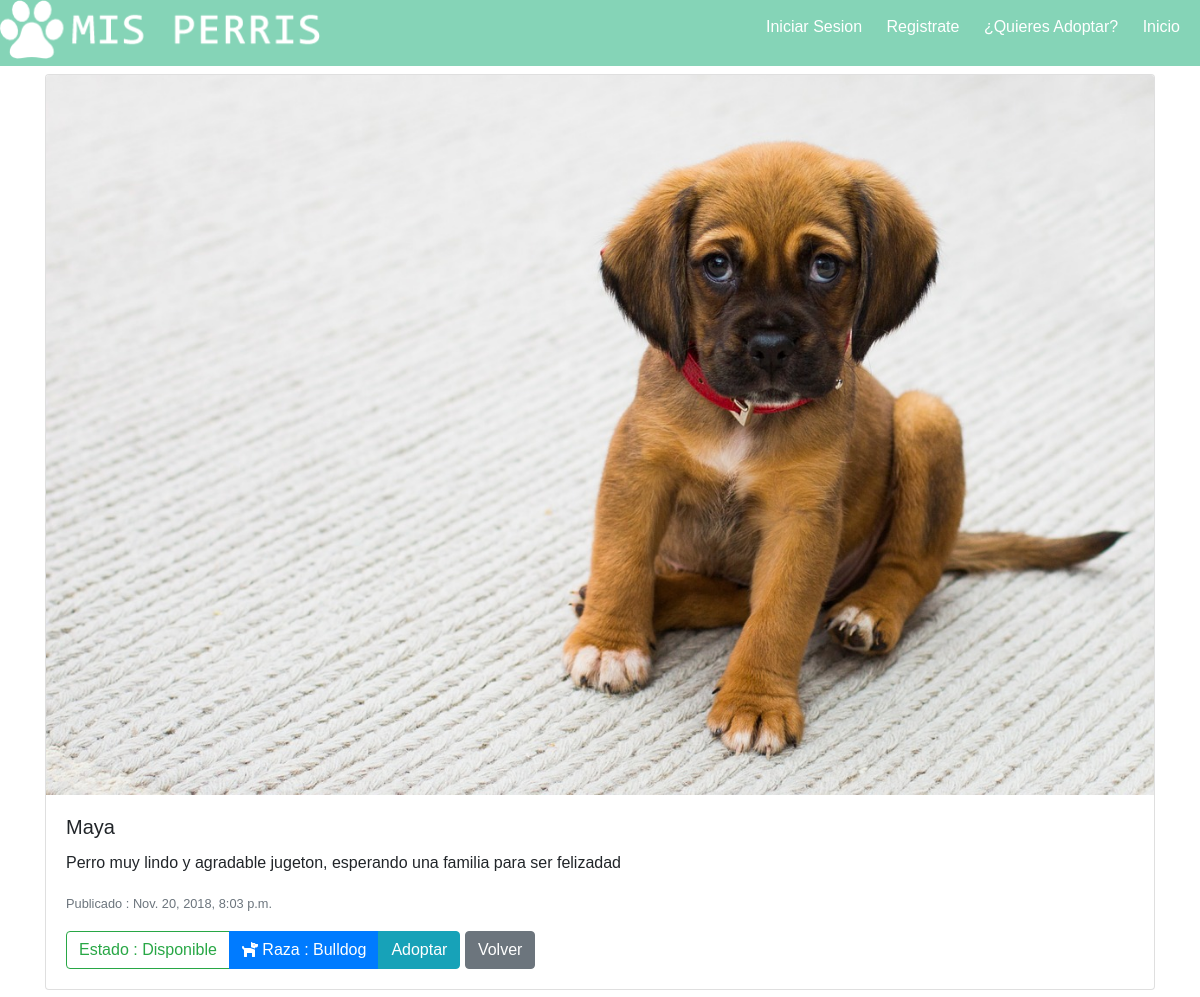
The app's page /perro/42/, older data.
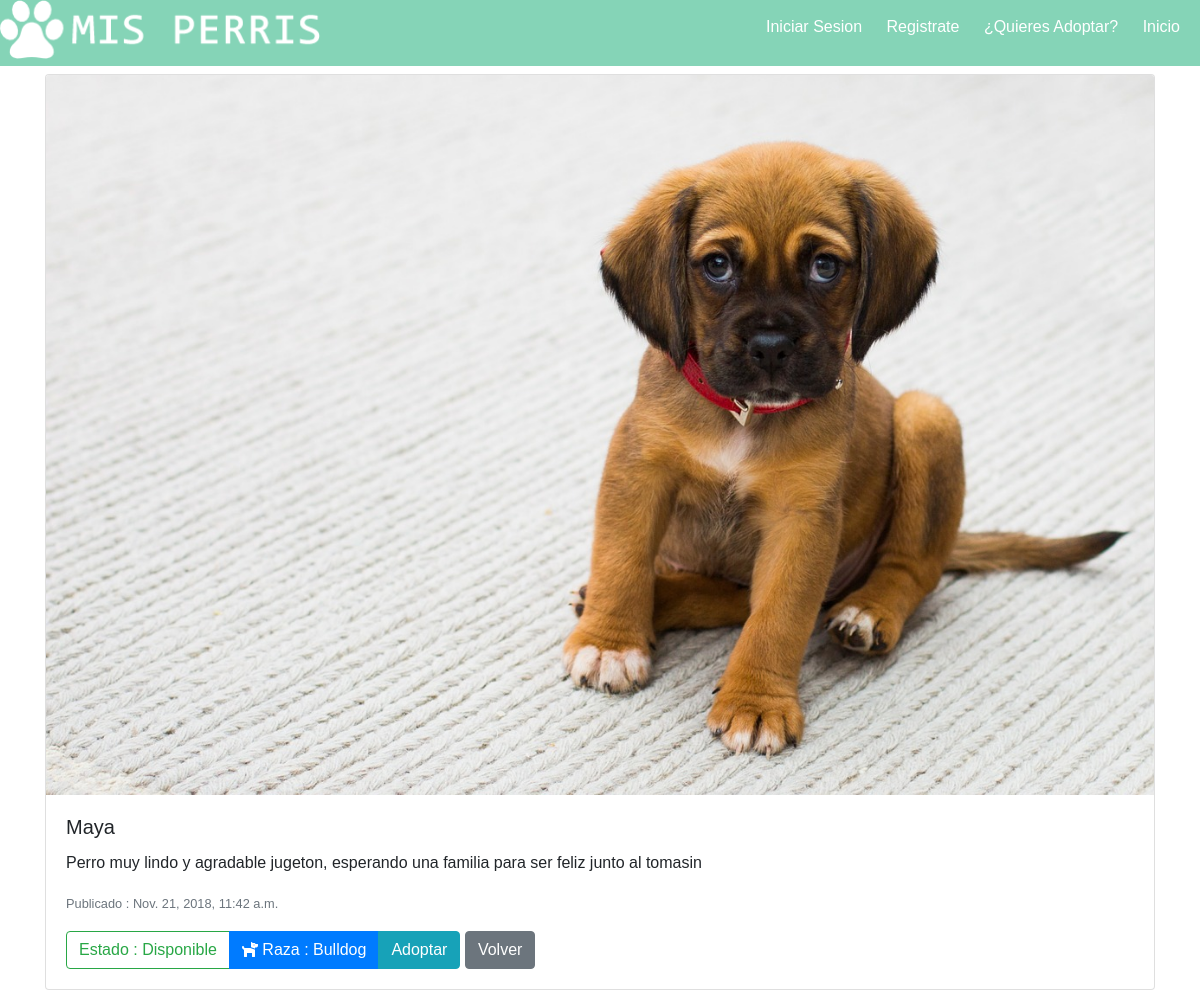
The same page, newer data.
### perris/models.py (models this page shows, shortened)
class Perros_Rescatados(models.Model):
    author = models.ForeignKey('auth.User', on_delete=models.CASCADE)
    estado= models.CharField(max_length=30, choices=ESTADOS, default='')
    fotografia_perro=models.FileField(blank=True, null=True)
    nombre_perro = models.CharField(max_length=200)
    raza_predominante = models.CharField(max_length=200)
    descripcion=models.TextField()
    published_date = models.DateTimeField(blank=True, null=True)
    class Meta:
        permissions = (
            ('adoptantes', _('Adoptantes')),
        )

### perris/views.py (the view)
# urls.py: url(r'^perro/(?P<pk>[0-9]+)/$', views.detallesperro,name='detail_post_perro'),
def detallesperro(request, pk):
    perros = get_object_or_404(Perros_Rescatados, pk=pk)
    return render(request, 'perris/detallesperro.html', {'perro': perros})

### perris/templates/perris/detallesperro.html (shortened to what this page needs)
{% load staticfiles %}
<!DOCTYPE html>
<html lang="en">
<head>
        <link href="https://use.fontawesome.com/releases/v5.0.7/css/all.css" rel="stylesheet">
    <link rel="stylesheet" href="{% static 'css/perris.css' %}">
    <link rel="stylesheet" href="{% static 'Fuentes/style.css' %}">
<link rel="stylesheet" href="https://stackpath.bootstrapcdn.com/bootstrap/4.1.3/css/bootstrap.min.css">
<link rel="stylesheet" type="text/css" href="{% static 'fonts/style.css' %}">
<link rel="stylesheet" href="https://cdnjs.cloudflare.com/ajax/libs/animate.css/3.7.0/animate.min.css">
<link href="//cdn.bootcss.com/bootstrap-datetimepicker/4.17.44/css/bootstrap-datetimepicker.min.css" rel="stylesheet">
<link rel="stylesheet" href="https://use.fontawesome.com/releases/v5.4.1/css/all.css"></head>
</head>
 <div class="contenido-cabecera">
                <div class="cabecera-logo">
                    <img src="{% static 'img/logo.png' %}" alt="logo">
                </div>
                <div class="cabecera-lista">
                    <ul class="lista">
                         {% if user.is_authenticated %}
                        <li><a href="{% url 'logout' %}">Cerrar Sesion ({{user.username}}) </a> </li>
                        {% else %}
                        <li><a href="{% url 'login' %}">Iniciar Sesion</a> </li>
                        <li><a href="{% url 'registrar' %}">Registrate</a> </li>
                        {% endif %}
                        <li><a href="{% url 'perros_disponibles' %}">¿Quieres Adoptar?</a> </li>
                        <li><a href="http://localhost:8000/">Inicio</a> </li>
                    </ul>
                </div>
            </div>
    <div class="container">
            <div class="card mb-3">
			  {% if perro.fotografia_perro %}
               <img  src="{{perro.fotografia_perro.url}}" class="img-responsive card-img-top animated fadeIn" >
            {% endif %}
			  <div class="card-body">
			    <h5 class="card-title">{{ perro.nombre_perro }}</h5>
			    <p class="card-text">{{perro.descripcion}}</p>
			    <p class="card-text"><small class="text-muted">Publicado : {{perro.published_date }}</small></p>
			     <div class="animated fadeInRight">
			     	<div class="btn-group " role="group" aria-label="Basic example">
		              <button class="btn btn btn-outline-success ">Estado : {{perro.estado}}</button>
		              <button class="btn btn-primary" > <i class="fas fa-dog"></i> Raza : {{perro.raza_predominante}}</button>
		              <a class="btn btn btn-info" href="{% url 'login' %}">Adoptar</a>
          		  </div>
			    <a href="{% url 'perros_disponibles' %}" class="btn btn-secondary " >Volver</a>
			     </div>
			  </div>
			</div>
    </div>

Row changes from the older to the newer data that the page shows:
changed Perros_Rescatados "Maya": descripcion "Perro muy lindo y agradable jugeton, esperando una familia para ser felizadad" → "Perro muy lindo y agradable jugeton, esperando una familia para ser feliz junto al tomasin"; published_date "Nov. 20, 2018, 8:03 p.m." → "Nov. 21, 2018, 11:42 a.m."
